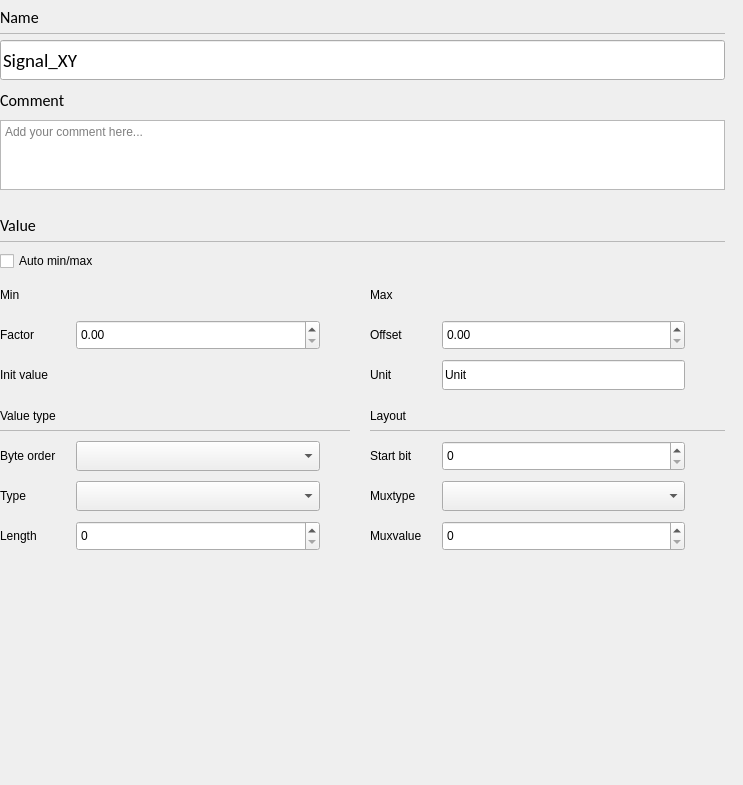
<?xml version="1.0" encoding="UTF-8"?>
<ui version="4.0">
 <class>C_SdBueSignalPropertiesWidget</class>
 <widget class="QWidget" name="C_SdBueSignalPropertiesWidget">
  <property name="windowModality">
   <enum>Qt::NonModal</enum>
  </property>
  <property name="geometry">
   <rect>
    <x>0</x>
    <y>0</y>
    <width>743</width>
    <height>785</height>
   </rect>
  </property>
  <property name="windowTitle">
   <string>Form</string>
  </property>
  <layout class="QVBoxLayout" name="verticalLayout_8" stretch="0">
   <property name="spacing">
    <number>0</number>
   </property>
   <property name="leftMargin">
    <number>0</number>
   </property>
   <property name="topMargin">
    <number>2</number>
   </property>
   <property name="rightMargin">
    <number>18</number>
   </property>
   <property name="bottomMargin">
    <number>0</number>
   </property>
   <item>
    <layout class="QHBoxLayout" name="horizontalLayout" stretch="0">
     <property name="spacing">
      <number>0</number>
     </property>
     <item>
      <layout class="QVBoxLayout" name="verticalLayout" stretch="0,0,0,0,0,0,0,0,0">
       <item>
        <layout class="QVBoxLayout" name="verticalLayout_5">
         <item>
          <layout class="QHBoxLayout" name="horizontalLayout_16" stretch="0,1">
           <property name="spacing">
            <number>6</number>
           </property>
           <item>
            <widget class="stw_opensyde_gui_elements::C_OgeLabHeadingGroupBold" name="pc_LabelName">
             <property name="minimumSize">
              <size>
               <width>0</width>
               <height>30</height>
              </size>
             </property>
             <property name="maximumSize">
              <size>
               <width>16777215</width>
               <height>30</height>
              </size>
             </property>
             <property name="font">
              <font>
               <family>Calibri</family>
               <pointsize>12</pointsize>
              </font>
             </property>
             <property name="text">
              <string>Name</string>
             </property>
            </widget>
           </item>
           <item>
            <spacer name="horizontalSpacer_29">
             <property name="orientation">
              <enum>Qt::Horizontal</enum>
             </property>
             <property name="sizeHint" stdset="0">
              <size>
               <width>40</width>
               <height>1</height>
              </size>
             </property>
            </spacer>
           </item>
          </layout>
         </item>
         <item>
          <layout class="QHBoxLayout" name="horizontalLayout_27" stretch="1">
           <property name="spacing">
            <number>0</number>
           </property>
           <property name="leftMargin">
            <number>0</number>
           </property>
           <property name="topMargin">
            <number>1</number>
           </property>
           <item>
            <widget class="stw_opensyde_gui_elements::C_OgeFraSeparator" name="pc_FramSperator1_5">
             <property name="minimumSize">
              <size>
               <width>0</width>
               <height>1</height>
              </size>
             </property>
             <property name="maximumSize">
              <size>
               <width>16777215</width>
               <height>1</height>
              </size>
             </property>
             <property name="frameShape">
              <enum>QFrame::StyledPanel</enum>
             </property>
             <property name="frameShadow">
              <enum>QFrame::Raised</enum>
             </property>
            </widget>
           </item>
          </layout>
         </item>
         <item>
          <spacer name="verticalSpacer_8">
           <property name="orientation">
            <enum>Qt::Vertical</enum>
           </property>
           <property name="sizeType">
            <enum>QSizePolicy::Fixed</enum>
           </property>
           <property name="sizeHint" stdset="0">
            <size>
             <width>6</width>
             <height>6</height>
            </size>
           </property>
          </spacer>
         </item>
         <item>
          <widget class="stw_opensyde_gui_elements::C_OgeLePropertiesName" name="pc_LineEditName">
           <property name="minimumSize">
            <size>
             <width>311</width>
             <height>40</height>
            </size>
           </property>
           <property name="maximumSize">
            <size>
             <width>16777215</width>
             <height>40</height>
            </size>
           </property>
           <property name="font">
            <font>
             <family>Calibri</family>
             <pointsize>14</pointsize>
            </font>
           </property>
           <property name="text">
            <string>Signal_XY</string>
           </property>
           <property name="placeholderText">
            <string/>
           </property>
          </widget>
         </item>
         <item>
          <layout class="QHBoxLayout" name="horizontalLayout_14" stretch="0,1">
           <property name="spacing">
            <number>6</number>
           </property>
           <item>
            <widget class="stw_opensyde_gui_elements::C_OgeLabHeadingGroupBold" name="pc_LabelComment">
             <property name="minimumSize">
              <size>
               <width>0</width>
               <height>40</height>
              </size>
             </property>
             <property name="maximumSize">
              <size>
               <width>16777215</width>
               <height>40</height>
              </size>
             </property>
             <property name="font">
              <font>
               <family>Calibri</family>
               <pointsize>12</pointsize>
              </font>
             </property>
             <property name="text">
              <string>Comment</string>
             </property>
            </widget>
           </item>
           <item>
            <spacer name="horizontalSpacer_39">
             <property name="orientation">
              <enum>Qt::Horizontal</enum>
             </property>
             <property name="sizeHint" stdset="0">
              <size>
               <width>40</width>
               <height>1</height>
              </size>
             </property>
            </spacer>
           </item>
          </layout>
         </item>
         <item>
          <widget class="stw_opensyde_gui_elements::C_OgeTedPropertiesComment" name="pc_TextEditComment">
           <property name="sizePolicy">
            <sizepolicy hsizetype="Expanding" vsizetype="Expanding">
             <horstretch>0</horstretch>
             <verstretch>0</verstretch>
            </sizepolicy>
           </property>
           <property name="minimumSize">
            <size>
             <width>0</width>
             <height>70</height>
            </size>
           </property>
           <property name="maximumSize">
            <size>
             <width>16777215</width>
             <height>70</height>
            </size>
           </property>
           <property name="tabChangesFocus">
            <bool>true</bool>
           </property>
           <property name="html">
            <string>&lt;!DOCTYPE HTML PUBLIC &quot;-//W3C//DTD HTML 4.0//EN&quot; &quot;http://www.w3.org/TR/REC-html40/strict.dtd&quot;&gt;
&lt;html&gt;&lt;head&gt;&lt;meta name=&quot;qrichtext&quot; content=&quot;1&quot; /&gt;&lt;style type=&quot;text/css&quot;&gt;
p, li { white-space: pre-wrap; }
&lt;/style&gt;&lt;/head&gt;&lt;body style=&quot; font-family:'MS Shell Dlg 2'; font-size:8.25pt; font-weight:400; font-style:normal;&quot;&gt;
&lt;p style=&quot;-qt-paragraph-type:empty; margin-top:0px; margin-bottom:0px; margin-left:0px; margin-right:0px; -qt-block-indent:0; text-indent:0px;&quot;&gt;&lt;br /&gt;&lt;/p&gt;&lt;/body&gt;&lt;/html&gt;</string>
           </property>
           <property name="acceptRichText">
            <bool>false</bool>
           </property>
           <property name="placeholderText">
            <string>Add your comment here...</string>
           </property>
          </widget>
         </item>
        </layout>
       </item>
       <item>
        <spacer name="verticalSpacer_5">
         <property name="orientation">
          <enum>Qt::Vertical</enum>
         </property>
         <property name="sizeType">
          <enum>QSizePolicy::Fixed</enum>
         </property>
         <property name="sizeHint" stdset="0">
          <size>
           <width>20</width>
           <height>20</height>
          </size>
         </property>
        </spacer>
       </item>
       <item>
        <layout class="QHBoxLayout" name="horizontalLayout_13" stretch="0,1">
         <property name="spacing">
          <number>6</number>
         </property>
         <item>
          <widget class="stw_opensyde_gui_elements::C_OgeLabHeadingGroupBold" name="pc_LabelValue">
           <property name="minimumSize">
            <size>
             <width>0</width>
             <height>30</height>
            </size>
           </property>
           <property name="maximumSize">
            <size>
             <width>16777215</width>
             <height>30</height>
            </size>
           </property>
           <property name="font">
            <font>
             <family>Calibri</family>
             <pointsize>12</pointsize>
            </font>
           </property>
           <property name="text">
            <string>Value</string>
           </property>
          </widget>
         </item>
         <item>
          <spacer name="horizontalSpacer_21">
           <property name="orientation">
            <enum>Qt::Horizontal</enum>
           </property>
           <property name="sizeType">
            <enum>QSizePolicy::MinimumExpanding</enum>
           </property>
           <property name="sizeHint" stdset="0">
            <size>
             <width>40</width>
             <height>1</height>
            </size>
           </property>
          </spacer>
         </item>
        </layout>
       </item>
       <item>
        <layout class="QHBoxLayout" name="horizontalLayout_21" stretch="1">
         <property name="spacing">
          <number>0</number>
         </property>
         <property name="leftMargin">
          <number>0</number>
         </property>
         <property name="topMargin">
          <number>1</number>
         </property>
         <item>
          <widget class="stw_opensyde_gui_elements::C_OgeFraSeparator" name="pc_FramSperator1_3">
           <property name="minimumSize">
            <size>
             <width>0</width>
             <height>1</height>
            </size>
           </property>
           <property name="maximumSize">
            <size>
             <width>16777215</width>
             <height>1</height>
            </size>
           </property>
           <property name="frameShape">
            <enum>QFrame::StyledPanel</enum>
           </property>
           <property name="frameShadow">
            <enum>QFrame::Raised</enum>
           </property>
          </widget>
         </item>
        </layout>
       </item>
       <item>
        <spacer name="verticalSpacer_6">
         <property name="orientation">
          <enum>Qt::Vertical</enum>
         </property>
         <property name="sizeType">
          <enum>QSizePolicy::Fixed</enum>
         </property>
         <property name="sizeHint" stdset="0">
          <size>
           <width>20</width>
           <height>9</height>
          </size>
         </property>
        </spacer>
       </item>
       <item>
        <layout class="QHBoxLayout" name="horizontalLayout_7" stretch="0,1">
         <property name="spacing">
          <number>6</number>
         </property>
         <item>
          <widget class="stw_opensyde_gui_elements::C_OgeChxProperties" name="pc_CheckBoxAutoMinMax">
           <property name="text">
            <string>Auto min/max</string>
           </property>
          </widget>
         </item>
         <item>
          <spacer name="horizontalSpacer">
           <property name="orientation">
            <enum>Qt::Horizontal</enum>
           </property>
           <property name="sizeType">
            <enum>QSizePolicy::MinimumExpanding</enum>
           </property>
           <property name="sizeHint" stdset="0">
            <size>
             <width>40</width>
             <height>20</height>
            </size>
           </property>
          </spacer>
         </item>
        </layout>
       </item>
       <item>
        <spacer name="verticalSpacer_4">
         <property name="orientation">
          <enum>Qt::Vertical</enum>
         </property>
         <property name="sizeType">
          <enum>QSizePolicy::Fixed</enum>
         </property>
         <property name="sizeHint" stdset="0">
          <size>
           <width>20</width>
           <height>9</height>
          </size>
         </property>
        </spacer>
       </item>
       <item>
        <layout class="QGridLayout" name="gridLayout" columnstretch="0,0,0,0,0,0">
         <property name="horizontalSpacing">
          <number>20</number>
         </property>
         <property name="verticalSpacing">
          <number>10</number>
         </property>
         <item row="8" column="4">
          <widget class="stw_opensyde_gui_elements::C_OgeSpxNumber" name="pc_SpinBoxMuxValue">
           <property name="sizePolicy">
            <sizepolicy hsizetype="MinimumExpanding" vsizetype="MinimumExpanding">
             <horstretch>0</horstretch>
             <verstretch>0</verstretch>
            </sizepolicy>
           </property>
           <property name="minimumSize">
            <size>
             <width>100</width>
             <height>30</height>
            </size>
           </property>
           <property name="maximumSize">
            <size>
             <width>16777215</width>
             <height>30</height>
            </size>
           </property>
          </widget>
         </item>
         <item row="8" column="3">
          <widget class="stw_opensyde_gui_elements::C_OgeLabGroupItem" name="pc_LabelMuxValue">
           <property name="text">
            <string>Muxvalue</string>
           </property>
          </widget>
         </item>
         <item row="0" column="0">
          <widget class="stw_opensyde_gui_elements::C_OgeLabGroupItem" name="pc_LabelMin">
           <property name="text">
            <string>Min</string>
           </property>
          </widget>
         </item>
         <item row="2" column="3">
          <widget class="stw_opensyde_gui_elements::C_OgeLabGroupItem" name="pc_LabelUnit">
           <property name="text">
            <string>Unit</string>
           </property>
          </widget>
         </item>
         <item row="6" column="1">
          <widget class="stw_opensyde_gui_elements::C_OgeCbxText" name="pc_ComboBoxByteOrder">
           <property name="sizePolicy">
            <sizepolicy hsizetype="MinimumExpanding" vsizetype="MinimumExpanding">
             <horstretch>0</horstretch>
             <verstretch>0</verstretch>
            </sizepolicy>
           </property>
           <property name="minimumSize">
            <size>
             <width>100</width>
             <height>30</height>
            </size>
           </property>
           <property name="maximumSize">
            <size>
             <width>16777215</width>
             <height>30</height>
            </size>
           </property>
          </widget>
         </item>
         <item row="7" column="1">
          <widget class="stw_opensyde_gui_elements::C_OgeCbxText" name="pc_ComboBoxType">
           <property name="sizePolicy">
            <sizepolicy hsizetype="MinimumExpanding" vsizetype="MinimumExpanding">
             <horstretch>0</horstretch>
             <verstretch>0</verstretch>
            </sizepolicy>
           </property>
           <property name="minimumSize">
            <size>
             <width>100</width>
             <height>30</height>
            </size>
           </property>
           <property name="maximumSize">
            <size>
             <width>16777215</width>
             <height>30</height>
            </size>
           </property>
          </widget>
         </item>
         <item row="5" column="0" colspan="3">
          <layout class="QVBoxLayout" name="verticalLayout_4" stretch="0,0">
           <property name="spacing">
            <number>6</number>
           </property>
           <item>
            <widget class="stw_opensyde_gui_elements::C_OgeLabHeadingGroupBold" name="pc_LabelValueType">
             <property name="text">
              <string>Value type</string>
             </property>
            </widget>
           </item>
           <item>
            <layout class="QHBoxLayout" name="horizontalLayout_36" stretch="1">
             <property name="spacing">
              <number>0</number>
             </property>
             <property name="leftMargin">
              <number>0</number>
             </property>
             <property name="topMargin">
              <number>1</number>
             </property>
             <item>
              <widget class="stw_opensyde_gui_elements::C_OgeFraSeparator" name="pc_FramSperator1_4">
               <property name="minimumSize">
                <size>
                 <width>0</width>
                 <height>1</height>
                </size>
               </property>
               <property name="maximumSize">
                <size>
                 <width>16777215</width>
                 <height>1</height>
                </size>
               </property>
               <property name="frameShape">
                <enum>QFrame::StyledPanel</enum>
               </property>
               <property name="frameShadow">
                <enum>QFrame::Raised</enum>
               </property>
              </widget>
             </item>
            </layout>
           </item>
          </layout>
         </item>
         <item row="2" column="4">
          <widget class="stw_opensyde_gui_elements::C_OgeLeProperties" name="pc_LineEditUnit">
           <property name="sizePolicy">
            <sizepolicy hsizetype="MinimumExpanding" vsizetype="MinimumExpanding">
             <horstretch>0</horstretch>
             <verstretch>0</verstretch>
            </sizepolicy>
           </property>
           <property name="minimumSize">
            <size>
             <width>100</width>
             <height>0</height>
            </size>
           </property>
           <property name="maximumSize">
            <size>
             <width>16777215</width>
             <height>30</height>
            </size>
           </property>
           <property name="text">
            <string>Unit</string>
           </property>
           <property name="placeholderText">
            <string/>
           </property>
          </widget>
         </item>
         <item row="1" column="1">
          <widget class="stw_opensyde_gui_elements::C_OgeSpxFactorProperties" name="pc_DoubleSpinBoxFactor">
           <property name="sizePolicy">
            <sizepolicy hsizetype="MinimumExpanding" vsizetype="MinimumExpanding">
             <horstretch>0</horstretch>
             <verstretch>0</verstretch>
            </sizepolicy>
           </property>
           <property name="minimumSize">
            <size>
             <width>100</width>
             <height>30</height>
            </size>
           </property>
           <property name="maximumSize">
            <size>
             <width>16777215</width>
             <height>30</height>
            </size>
           </property>
          </widget>
         </item>
         <item row="0" column="2">
          <spacer name="horizontalSpacer_19">
           <property name="orientation">
            <enum>Qt::Horizontal</enum>
           </property>
           <property name="sizeType">
            <enum>QSizePolicy::Fixed</enum>
           </property>
           <property name="sizeHint" stdset="0">
            <size>
             <width>10</width>
             <height>1</height>
            </size>
           </property>
          </spacer>
         </item>
         <item row="1" column="4">
          <widget class="stw_opensyde_gui_elements::C_OgeSpxDoubleProperties" name="pc_DoubleSpinBoxOffset">
           <property name="sizePolicy">
            <sizepolicy hsizetype="MinimumExpanding" vsizetype="MinimumExpanding">
             <horstretch>0</horstretch>
             <verstretch>0</verstretch>
            </sizepolicy>
           </property>
           <property name="minimumSize">
            <size>
             <width>100</width>
             <height>30</height>
            </size>
           </property>
           <property name="maximumSize">
            <size>
             <width>16777215</width>
             <height>30</height>
            </size>
           </property>
          </widget>
         </item>
         <item row="0" column="5">
          <spacer name="horizontalSpacer_5">
           <property name="orientation">
            <enum>Qt::Horizontal</enum>
           </property>
           <property name="sizeType">
            <enum>QSizePolicy::Fixed</enum>
           </property>
           <property name="sizeHint" stdset="0">
            <size>
             <width>20</width>
             <height>1</height>
            </size>
           </property>
          </spacer>
         </item>
         <item row="0" column="4">
          <widget class="stw_opensyde_gui_elements::C_OgeWiSpinBoxGroupProperties" name="pc_WidgetMax" native="true">
           <property name="sizePolicy">
            <sizepolicy hsizetype="MinimumExpanding" vsizetype="MinimumExpanding">
             <horstretch>0</horstretch>
             <verstretch>0</verstretch>
            </sizepolicy>
           </property>
           <property name="minimumSize">
            <size>
             <width>100</width>
             <height>30</height>
            </size>
           </property>
           <property name="maximumSize">
            <size>
             <width>16777215</width>
             <height>30</height>
            </size>
           </property>
          </widget>
         </item>
         <item row="0" column="1">
          <widget class="stw_opensyde_gui_elements::C_OgeWiSpinBoxGroupProperties" name="pc_WidgetMin" native="true">
           <property name="sizePolicy">
            <sizepolicy hsizetype="MinimumExpanding" vsizetype="MinimumExpanding">
             <horstretch>0</horstretch>
             <verstretch>0</verstretch>
            </sizepolicy>
           </property>
           <property name="minimumSize">
            <size>
             <width>100</width>
             <height>30</height>
            </size>
           </property>
           <property name="maximumSize">
            <size>
             <width>16777215</width>
             <height>30</height>
            </size>
           </property>
          </widget>
         </item>
         <item row="2" column="1">
          <widget class="stw_opensyde_gui_elements::C_OgeWiSpinBoxGroupProperties" name="pc_WidgetInit" native="true">
           <property name="sizePolicy">
            <sizepolicy hsizetype="MinimumExpanding" vsizetype="MinimumExpanding">
             <horstretch>0</horstretch>
             <verstretch>0</verstretch>
            </sizepolicy>
           </property>
           <property name="minimumSize">
            <size>
             <width>100</width>
             <height>30</height>
            </size>
           </property>
           <property name="maximumSize">
            <size>
             <width>16777215</width>
             <height>30</height>
            </size>
           </property>
          </widget>
         </item>
         <item row="8" column="1">
          <widget class="stw_opensyde_gui_elements::C_OgeSpxNumber" name="pc_SpinBoxLength">
           <property name="sizePolicy">
            <sizepolicy hsizetype="MinimumExpanding" vsizetype="MinimumExpanding">
             <horstretch>0</horstretch>
             <verstretch>0</verstretch>
            </sizepolicy>
           </property>
           <property name="minimumSize">
            <size>
             <width>100</width>
             <height>30</height>
            </size>
           </property>
           <property name="maximumSize">
            <size>
             <width>16777215</width>
             <height>30</height>
            </size>
           </property>
          </widget>
         </item>
         <item row="6" column="3">
          <widget class="stw_opensyde_gui_elements::C_OgeLabGroupItem" name="pc_LabelStartBit">
           <property name="text">
            <string>Start bit</string>
           </property>
          </widget>
         </item>
         <item row="7" column="3">
          <widget class="stw_opensyde_gui_elements::C_OgeLabGroupItem" name="pc_LabelMuxType">
           <property name="text">
            <string>Muxtype</string>
           </property>
          </widget>
         </item>
         <item row="6" column="4">
          <widget class="stw_opensyde_gui_elements::C_OgeSpxNumber" name="pc_SpinBoxStartBit">
           <property name="sizePolicy">
            <sizepolicy hsizetype="MinimumExpanding" vsizetype="MinimumExpanding">
             <horstretch>0</horstretch>
             <verstretch>0</verstretch>
            </sizepolicy>
           </property>
           <property name="minimumSize">
            <size>
             <width>100</width>
             <height>30</height>
            </size>
           </property>
           <property name="maximumSize">
            <size>
             <width>16777215</width>
             <height>30</height>
            </size>
           </property>
          </widget>
         </item>
         <item row="7" column="4">
          <widget class="stw_opensyde_gui_elements::C_OgeCbxText" name="pc_ComboBoxMuxType">
           <property name="minimumSize">
            <size>
             <width>100</width>
             <height>30</height>
            </size>
           </property>
           <property name="maximumSize">
            <size>
             <width>16777215</width>
             <height>30</height>
            </size>
           </property>
          </widget>
         </item>
         <item row="7" column="0">
          <widget class="stw_opensyde_gui_elements::C_OgeLabGroupItem" name="pc_LabelType">
           <property name="text">
            <string>Type</string>
           </property>
          </widget>
         </item>
         <item row="8" column="0">
          <widget class="stw_opensyde_gui_elements::C_OgeLabGroupItem" name="pc_LabelLength">
           <property name="text">
            <string>Length</string>
           </property>
          </widget>
         </item>
         <item row="6" column="0">
          <widget class="stw_opensyde_gui_elements::C_OgeLabGroupItem" name="pc_LabelByteOrder">
           <property name="text">
            <string>Byte order</string>
           </property>
          </widget>
         </item>
         <item row="2" column="0">
          <widget class="stw_opensyde_gui_elements::C_OgeLabGroupItem" name="pc_LabelInitValue">
           <property name="text">
            <string>Init value</string>
           </property>
          </widget>
         </item>
         <item row="0" column="3">
          <widget class="stw_opensyde_gui_elements::C_OgeLabGroupItem" name="pc_LabelMax">
           <property name="text">
            <string>Max</string>
           </property>
          </widget>
         </item>
         <item row="1" column="0">
          <widget class="stw_opensyde_gui_elements::C_OgeLabGroupItem" name="pc_LabelFactor">
           <property name="text">
            <string>Factor</string>
           </property>
          </widget>
         </item>
         <item row="1" column="3">
          <widget class="stw_opensyde_gui_elements::C_OgeLabGroupItem" name="pc_LabelOffset">
           <property name="text">
            <string>Offset</string>
           </property>
          </widget>
         </item>
         <item row="5" column="3" colspan="3">
          <layout class="QVBoxLayout" name="verticalLayout_3" stretch="0,0">
           <property name="spacing">
            <number>6</number>
           </property>
           <item>
            <widget class="stw_opensyde_gui_elements::C_OgeLabHeadingGroupBold" name="pc_LabelLayout">
             <property name="text">
              <string>Layout</string>
             </property>
            </widget>
           </item>
           <item>
            <layout class="QHBoxLayout" name="horizontalLayout_38" stretch="1">
             <property name="spacing">
              <number>0</number>
             </property>
             <property name="leftMargin">
              <number>0</number>
             </property>
             <property name="topMargin">
              <number>1</number>
             </property>
             <item>
              <widget class="stw_opensyde_gui_elements::C_OgeFraSeparator" name="pc_FramSperator1_6">
               <property name="minimumSize">
                <size>
                 <width>0</width>
                 <height>1</height>
                </size>
               </property>
               <property name="maximumSize">
                <size>
                 <width>16777215</width>
                 <height>1</height>
                </size>
               </property>
               <property name="frameShape">
                <enum>QFrame::StyledPanel</enum>
               </property>
               <property name="frameShadow">
                <enum>QFrame::Raised</enum>
               </property>
              </widget>
             </item>
            </layout>
           </item>
          </layout>
         </item>
         <item row="3" column="2">
          <spacer name="verticalSpacer_3">
           <property name="orientation">
            <enum>Qt::Vertical</enum>
           </property>
           <property name="sizeHint" stdset="0">
            <size>
             <width>1</width>
             <height>9</height>
            </size>
           </property>
          </spacer>
         </item>
        </layout>
       </item>
       <item>
        <spacer name="verticalSpacer_2">
         <property name="orientation">
          <enum>Qt::Vertical</enum>
         </property>
         <property name="sizeType">
          <enum>QSizePolicy::Expanding</enum>
         </property>
         <property name="sizeHint" stdset="0">
          <size>
           <width>20</width>
           <height>0</height>
          </size>
         </property>
        </spacer>
       </item>
      </layout>
     </item>
    </layout>
   </item>
  </layout>
 </widget>
 <customwidgets>
  <customwidget>
   <class>stw_opensyde_gui_elements::C_OgeLabHeadingGroupBold</class>
   <extends>QLabel</extends>
   <header>C_OgeLabHeadingGroupBold.h</header>
  </customwidget>
  <customwidget>
   <class>stw_opensyde_gui_elements::C_OgeFraSeparator</class>
   <extends>QFrame</extends>
   <header>C_OgeFraSeparator.h</header>
   <container>1</container>
  </customwidget>
  <customwidget>
   <class>stw_opensyde_gui_elements::C_OgeLabGroupItem</class>
   <extends>QLabel</extends>
   <header>C_OgeLabGroupItem.h</header>
  </customwidget>
  <customwidget>
   <class>stw_opensyde_gui_elements::C_OgeCbxText</class>
   <extends>QComboBox</extends>
   <header>C_OgeCbxText.h</header>
  </customwidget>
  <customwidget>
   <class>stw_opensyde_gui_elements::C_OgeTedPropertiesComment</class>
   <extends>QTextEdit</extends>
   <header>C_OgeTedPropertiesComment.h</header>
  </customwidget>
  <customwidget>
   <class>stw_opensyde_gui_elements::C_OgeLePropertiesName</class>
   <extends>QLineEdit</extends>
   <header>C_OgeLePropertiesName.h</header>
  </customwidget>
  <customwidget>
   <class>stw_opensyde_gui_elements::C_OgeChxProperties</class>
   <extends>QCheckBox</extends>
   <header>C_OgeChxProperties.h</header>
  </customwidget>
  <customwidget>
   <class>stw_opensyde_gui_elements::C_OgeSpxNumber</class>
   <extends>QSpinBox</extends>
   <header>C_OgeSpxNumber.h</header>
  </customwidget>
  <customwidget>
   <class>stw_opensyde_gui_elements::C_OgeLeProperties</class>
   <extends>QLineEdit</extends>
   <header>C_OgeLeProperties.h</header>
  </customwidget>
  <customwidget>
   <class>stw_opensyde_gui_elements::C_OgeSpxDoubleProperties</class>
   <extends>QDoubleSpinBox</extends>
   <header>C_OgeSpxDoubleProperties.h</header>
  </customwidget>
  <customwidget>
   <class>stw_opensyde_gui_elements::C_OgeSpxFactorProperties</class>
   <extends>QDoubleSpinBox</extends>
   <header>C_OgeSpxFactorProperties.h</header>
  </customwidget>
  <customwidget>
   <class>stw_opensyde_gui_elements::C_OgeWiSpinBoxGroupProperties</class>
   <extends>QWidget</extends>
   <header>C_OgeWiSpinBoxGroupProperties.h</header>
   <container>1</container>
  </customwidget>
 </customwidgets>
 <resources/>
 <connections/>
</ui>
